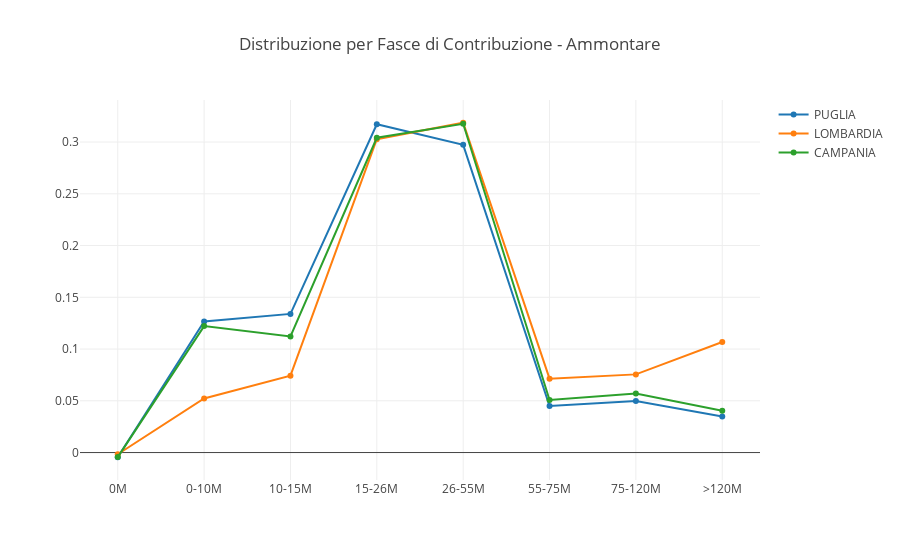

Notebook code cell kept with this figure:
### Markdown cell above
Per avere una visione comparabile delle voci di reddito possiamo analizzarle anche sotto forma di:
- line chart
- box plot

#### Line Chart

### Code cell
trasposta = ammontare_redditi_percentuale.T
trasposta.columns = trasposta.iloc[0]
trasposta = trasposta.iloc[1:,:]

columns_dict = {d:v for _, d, v in ammontare_reddito_scaglioni}
line_x = [columns_dict[k] for k in trasposta.index]
line_x

line_data = []
for c in trasposta:
    data = trasposta[c].values
    line_data.append(
        go.Scatter(x=line_x,y=data, name=c)
    )

layout = go.Layout(
    title='Distribuzione per Fasce di Contribuzione - Ammontare'
)
    
fig = go.Figure(layout=layout, data=line_data)
py.iplot(fig)

fig_path = 'imgs/percentuale_contribuenti_reddito_line.png'
py_on.image.save_as(fig, filename=fig_path)
x = Image(fig_path)
display(x)

### Figure 1 — Plotly figure (JSON) as saved in the notebook; plotly's stock layout.template omitted (floating-point values rounded to 4 significant figures)
{"data": [{"name": "PUGLIA", "type": "scatter", "x": ["0M", "0-10M", "10-15M", "15-26M", "26-55M", "55-75M", "75-120M", ">120M"], "y": [-0.004537, 0.1266, 0.134, 0.3172, 0.2973, 0.04499, 0.04975, 0.03478]}, {"name": "LOMBARDIA", "type": "scatter", "x": ["0M", "0-10M", "10-15M", "15-26M", "26-55M", "55-75M", "75-120M", ">120M"], "y": [-0.001618, 0.05224, 0.07428, 0.3027, 0.3186, 0.07142, 0.07553, 0.1068]}, {"name": "CAMPANIA", "type": "scatter", "x": ["0M", "0-10M", "10-15M", "15-26M", "26-55M", "55-75M", "75-120M", ">120M"], "y": [-0.004377, 0.1222, 0.1122, 0.3042, 0.3176, 0.05084, 0.05699, 0.04042]}], "layout": {"title": "Distribuzione per Fasce di Contribuzione - Ammontare"}}
